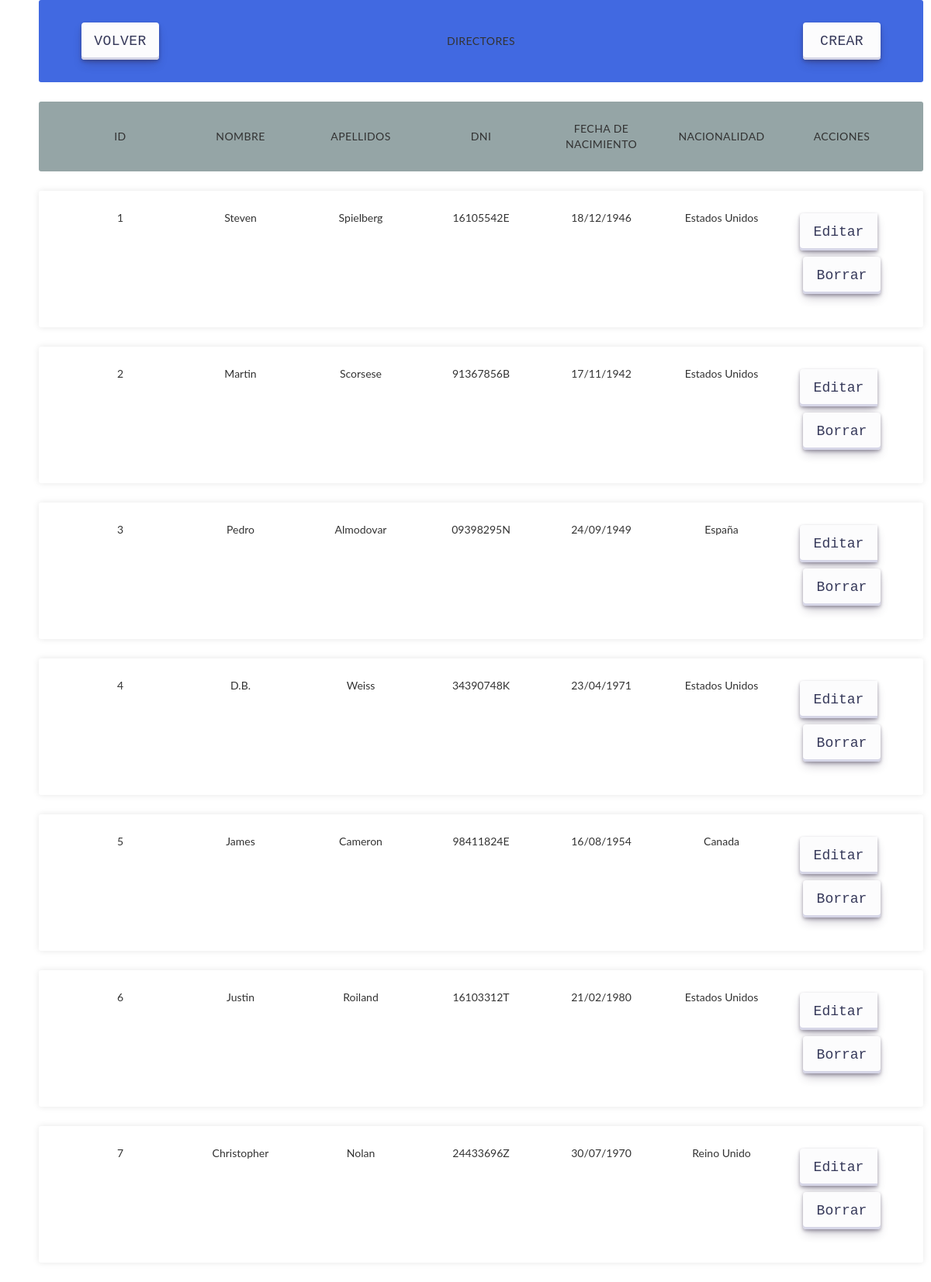
The page /views/director/index.php on the database its author committed.
### tables this page shows
CREATE TABLE DIRECTORES(
                                    ID MEDIUMINT NOT NULL AUTO_INCREMENT,
                                    NOMBRE VARCHAR(255) NOT NULL,
									DNI VARCHAR(9) UNIQUE NOT NULL,
                                    APELLIDOS VARCHAR(500) NOT NULL,
                                    FECHA_NACIMIENTO DATE NOT NULL,
                                    NACIONALIDAD MEDIUMINT NOT NULL,
                                    CONSTRAINT PK_DIRECTOR PRIMARY KEY(ID),
                                    CONSTRAINT FK_DIRECTOR_NACIONALILDAD FOREIGN KEY(NACIONALIDAD) REFERENCES NACIONALIDADES(ID)
                                        ON UPDATE CASCADE
                                        ON DELETE RESTRICT
);

CREATE TABLE NACIONALIDADES(
                                        ID MEDIUMINT NOT NULL AUTO_INCREMENT,
                                        PAIS VARCHAR(255) NOT NULL,
                                        CONSTRAINT PK_NACIONALIDAD PRIMARY KEY(ID)
);

### models/Director.php (called while the page is built, shortened)
<?php
    require_once( $_SERVER['DOCUMENT_ROOT'].'/MASW04_actividad_1/utils/Database.php');
    class Director
    {
        private $id;
        private $nombre;
        private $apellidos;
        private $dni;
        private $fechaNacimiento;
        private $nacionalidad;
        private $database;
        function constructor($idDirector, $nombreDirector,
                             $apellidosDirector, $dniDirector, $fechaNacimientoDirector, $nacionalidadDirector)
        {
            $this->id = $idDirector;
            $this->nombre = $nombreDirector;
            $this->apellidos = $apellidosDirector;
            $this->dni = $dniDirector;
            $this->fechaNacimiento = $fechaNacimientoDirector;
            $this->nacionalidad = $nacionalidadDirector;
            $this->database = Database::getInstance();
        }
        public function constructorVacio()
        {
            $this->database = Database::getInstance();
        }
        public function __construct()
        {
            $params = func_get_args();
            $num_params = func_num_args();
        }
        public function getAll()
        {
            $connection = $this->database->getConnection();
            $query = "SELECT * FROM filmaviu.directores";
            $result = $connection->query($query);
            $listData = [];
            foreach ($result as $item)
            {
                $director = new Director($item['ID'], $item['NOMBRE'], $item['APELLIDOS'], $item['DNI'], $item['FECHA_NACIMIENTO'], $item['NACIONALIDAD']);
                array_push($listData, $director);
            }
            $this->database->closeConnection();
            return $listData;
        }
        public function getId()
        {
            return $this->id;
        }
        public function getNombre()
        {
            return $this->nombre;
        }
        public function getApellidos()
        {
            return $this->apellidos;
        }
        public function getDni()
        {
            return $this->dni;
        }
        public function getFechaNacimiento()
        {
            return $this->fechaNacimiento;
        }
        public function getNacionalidad()
        {
            return $this->nacionalidad;
        }
    }
?>

### utils/Database.php (called while the page is built, shortened)
<?php
    class Database
    {
        private $db_host = "localhost";
        private $db_user = "root";
        private $db_password = "root";
        private $db_database = "filmaviu";
        private $mysqli = null;
        private static $instance;
        public static function getInstance()
        {
            if (!isset(self::$instance))
            {
                self::$instance = new self;
            }
            return self::$instance;
        }
        public function getConnection()
        {
            if ($this->mysqli == null)
            {
                $this->mysqli = $this->createConnection();
            }
            return $this->mysqli;
        }
        public function closeConnection()
        {
            if ($this->mysqli != null)
            {
                $this->mysqli = null;
            }
        }
        private function createConnection()
        {
            $mysqli = @new mysqli(
                $this->db_host,
                $this->db_user,
                $this->db_password,
                $this->db_database
            );
            return $mysqli;
        }
    }
?>

### controllers/DirectorController.php (called while the page is built, shortened)
<?php
require_once( $_SERVER['DOCUMENT_ROOT'].'/MASW04_actividad_1/models/Director.php');
function listarDirectores()
{
    $model = new Director();
    $listarDirector = $model->getAll();
    return $listarDirector;
}
?>

### models/Nacionalidad.php (called while the page is built, shortened)
<?php
require_once($_SERVER['DOCUMENT_ROOT'].'/MASW04_actividad_1/utils/Database.php');
    class Nacionalidad
    {
        private $id;
        private $pais;
        private $database;
        function constructor($idNacionalidad, $paisNacionalidad)
        {
            $this->id = $idNacionalidad;
            $this->pais = $paisNacionalidad;
            $this->database = Database::getInstance();
        }
        public function __construct()
        {
            $params = func_get_args();
            $num_params = func_num_args();
        }
        public function get()
        {
            $connection = $this->database->getConnection();
            $query = "SELECT * FROM filmaviu.nacionalidades WHERE ID = " .$this->id;
            $result = $connection->query($query);
            $nacionalidad = null;
            foreach ($result as $item)
            {
                $nacionalidad = new Nacionalidad($item['ID'], $item['PAIS']);
            }
            $this->database->closeConnection();
            return $nacionalidad;
        }
        public function getPais()
        {
            return $this->pais;
        }
    }
?>

### controllers/NacionalidadController.php (called while the page is built, shortened)
<?php
require_once( $_SERVER['DOCUMENT_ROOT'].'/MASW04_actividad_1/models/Nacionalidad.php');
function obtenerNacionalidad($idNacionalidad)
{
    $model = new Nacionalidad($idNacionalidad, null);
    $nacionalidadObjeto = $model->get();
    return $nacionalidadObjeto;
}
?>

### views/director/index.php (the view, shortened to what this page needs)
<div>
<link rel="stylesheet" href="../styles/biblioteca.css" type="text/css">
    <link rel="stylesheet" href="../styles/bootstrap.css" type="text/css">
    <?php
        require_once( $_SERVER['DOCUMENT_ROOT'].'/MASW04_actividad_1/controllers/DirectorController.php');
        require_once( $_SERVER['DOCUMENT_ROOT'].'/MASW04_actividad_1/controllers/NacionalidadController.php');
    ?>
        <div class="table_container">
                <ul class="items_table">
                    <li class="table-title">
                        <div class="item_column">
                            <a class="btn btn-success" href="../">
                                Volver
                            </a>
                        </div>
                        <div class="item_column">DIRECTORES</div>
                        <div class="item_column">
                            <a class="btn btn-success" href="new.php">
                                Crear
                            </a>
                        </div>
                    </li>
                    <li class="table-header">
                        <div class="item_column">Id</div>
                        <div class="item_column">Nombre</div>
                        <div class="item_column">Apellidos</div>
                        <div class="item_column">Dni</div>
                        <div class="item_column">Fecha de nacimiento</div>
                        <div class="item_column">Nacionalidad</div>
                        <div class="item_column">Acciones</div>
                    </li>
    <?php
        $listaDirector = listarDirectores();
        if (count($listaDirector) > 0)
        {
                foreach($listaDirector as $director)
                    {
                        $date = $director->getFechaNacimiento();
                        $mDate = DateTime::createFromFormat('Y-m-d', $date);
                        $dateFormat = $mDate->format('d/m/Y');
                ?>
                <li class="table-row">
                        <div class="item_column" data-label="Id"><?php echo $director->getId(); ?></div>
                        <div class="item_column" data-label="Nombre"><?php echo $director->getNombre(); ?></div>
                        <div class="item_column" data-label="Apellidos"><?php echo $director->getApellidos(); ?></div>
                        <div class="item_column" data-label="Dni"><?php echo $director->getDni(); ?></div>
                        <div class="item_column" data-label="Fecha-Nacimiento"><?php echo $dateFormat; ?></div>
                        <div class="item_column" data-label="Nacionalidad">
                            <?php
                            echo obtenerNacionalidad($director->getNacionalidad())->getPais();
                            ?>
                        </div>
                        <div class="item_column" data-label="Acciones">
                             <div class="btn-group" role="group">
                                    <a class="btn btn-success" href="edit.php?id=<?php echo $director->getId(); ?>">
                                        Editar
                                    </a>
                                    <form name="delete-director" action="delete.php" method="POST" style="...">
                                        <button type="submit" class="btn btn-danger">Borrar</button>
                                    </form>
                                 </div>
                            </div>
                        </li>
                    <?php
                    }
                ?>
            </ul>
         </div>
    <?php
        }
        else
        {
    ?>
            <div class="alerta alerta-warning" role="alert">
                Aun no existen directores.
            </div>
    <?php
        }
    ?>
</div>

### views/styles/biblioteca.css (style rules this page uses)
.table_container { max-width: 1920px; margin-left: auto; margin-right: auto; padding-left: 10px; padding-right: 10px; }
.items_table { font-family: 'lato', sans-serif; }
.items_table li { border-radius: 3px; padding: 25px 30px; display: flex; justify-content: space-between; margin-bottom: 25px; }
.items_table .table-title { background-color: royalblue; font-size: 14px; text-transform: uppercase; letter-spacing: 0.03em; display: flex; justify-content: space-between; align-items: center; }
.items_table .table-header { background-color: #95A5A6; font-size: 14px; text-transform: uppercase; letter-spacing: 0.03em; display: flex; justify-content: space-between; align-items: center; }
.items_table .table-row { background-color: #ffffff; box-shadow: 0px 0px 9px 0px rgba(0, 0, 0, 0.1); display: flex; justify-content: space-between; }
.item_column { width: 150px !important; text-align: center; }
.table_container .btn { align-items: center; appearance: none; background-color: #FCFCFD; border-radius: 4px; border-width: 0; box-shadow: rgba(45, 35, 66, 0.4) 0 2px 4px,rgba(45, 35, 66, 0.3) 0 7px 13px -3px,#D6D6E7 0 -3px 0 inset; box-sizing: border-box; color: #36395A; cursor: pointer; display: inline-flex; font-family: "JetBrains Mono",monospace; height: 48px; justify-content: center; line-height: 1; list-style: none; overflow: hidden; padding-left: 16px; padding-right: 16px; position: relative; text-align: left; text-decoration: none; transition: box-shadow .15s,transform .15s; user-select: none; -webkit-user-select: none; touch-action: manipulation; white-space: nowrap; will-change: box-shadow,transform; font-size: 18px; min-width: 100px; max-width: 300px; margin: 4px; }

### rows shown on the page
directores: ID "1", NOMBRE "Steven", APELLIDOS "Spielberg", DNI "16105542E", FECHA_NACIMIENTO "18/12/1946", NACIONALIDAD.PAIS "Estados Unidos"
directores: ID "2", NOMBRE "Martin", APELLIDOS "Scorsese", DNI "91367856B", FECHA_NACIMIENTO "17/11/1942", Pais "Estados Unidos"
directores: ID "3", NOMBRE "Pedro", APELLIDOS "Almodovar", DNI "09398295N", FECHA_NACIMIENTO "24/09/1949", NACIONALIDAD.PAIS "España"
directores: ID "4", NOMBRE "D.B.", APELLIDOS "Weiss", DNI "34390748K", FECHA_NACIMIENTO "23/04/1971", Pais "Estados Unidos"
directores: ID "5", NOMBRE "James", APELLIDOS "Cameron", DNI "98411824E", FECHA_NACIMIENTO "16/08/1954", NACIONALIDAD.PAIS "Canada"
directores: ID "6", NOMBRE "Justin", APELLIDOS "Roiland", DNI "16103312T", FECHA_NACIMIENTO "21/02/1980", Pais "Estados Unidos"
directores: ID "7", NOMBRE "Christopher", APELLIDOS "Nolan", DNI "24433696Z", FECHA_NACIMIENTO "30/07/1970", NACIONALIDAD.PAIS "Reino Unido"
